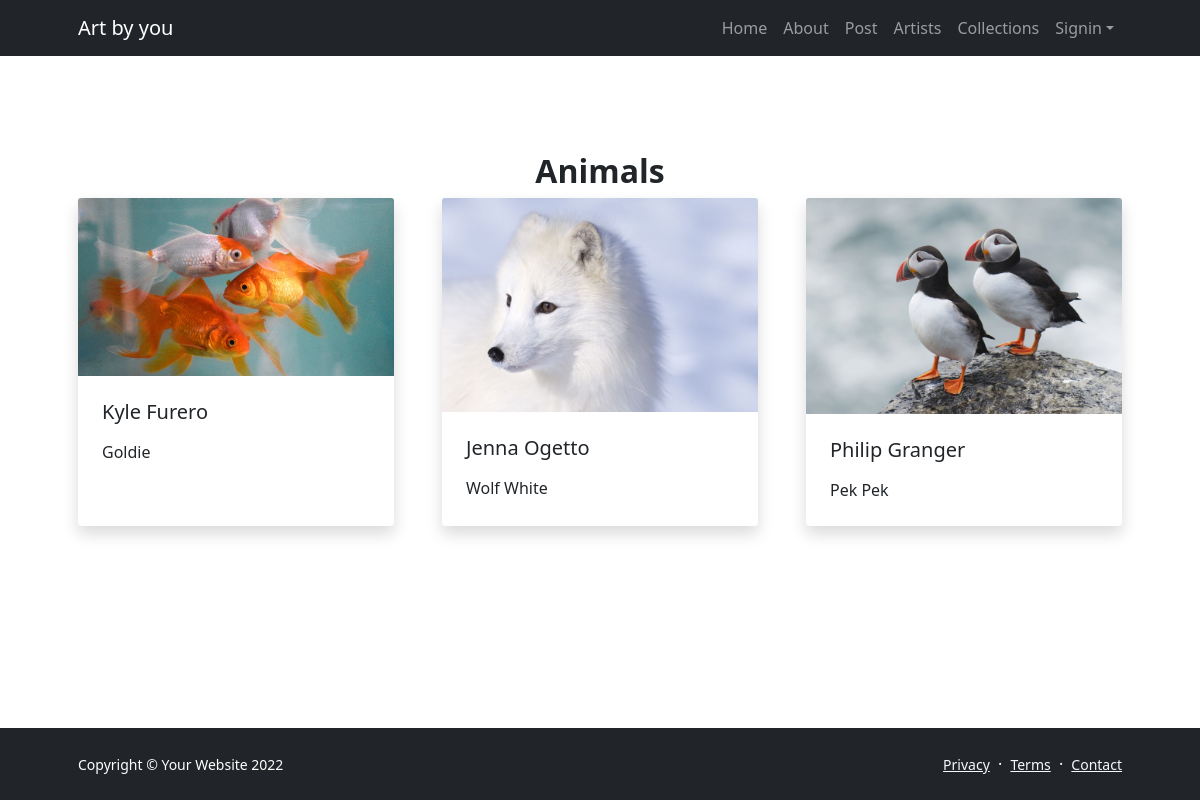
The page /themes.php?theme=Animals on the database its author committed.
### tables this page shows
CREATE TABLE `artwork` (
  `ArtID` int(11) NOT NULL,
  `Title` varchar(100) NOT NULL,
  `ArtImage` varchar(50) NOT NULL,
  `ThemeID` int(11) NOT NULL,
  `ArtistID` int(11) NOT NULL
);

CREATE TABLE `artists` (
  `ArtistID` int(11) NOT NULL,
  `Name` varchar(100) NOT NULL,
  `ArtistImage` varchar(50) NOT NULL,
  `Type` varchar(100) NOT NULL,
  `Description` text NOT NULL
);

### themes.php (the view, shortened to what this page needs)
<!DOCTYPE html>
<html lang="en">
<head>
    <link href="https://cdn.jsdelivr.net/npm/bootstrap-icons@1.5.0/font/bootstrap-icons.css" rel="stylesheet" />
    <link href="css/styles.css" rel="stylesheet" />
</head>
<body class="d-flex flex-column h-100">
    <main class="flex-shrink-0">
        <nav class="navbar navbar-expand-lg navbar-dark bg-dark">
            <div class="container px-5">
                <a class="navbar-brand" href="index.php">Art by you</a>
                <div class="collapse navbar-collapse" id="navbarSupportedContent">
                    <ul class="navbar-nav ms-auto mb-2 mb-lg-0">
                        <li class="nav-item"><a class="nav-link" href="index.php">Home</a></li>
                        <li class="nav-item"><a class="nav-link" href="about.php">About</a></li>
                        <li class="nav-item"><a class="nav-link" href="post.php">Post</a></li>
                        <li class="nav-item"><a class="nav-link" href="artist.php">Artists</a></li>
                        <li class="nav-item"><a class="nav-link" href="collections_T.php">Collections</a></li>
                        <li class="nav-item dropdown">
                                <a class="nav-link dropdown-toggle" id="navbarDropdownBlog" href="#" role="button" data-bs-toggle="dropdown" aria-expanded="false">Signin</a>
                            </li>
                    </ul>
                </div>
            </div>
        </nav>
            <section class="py-5">
                <div class="container px-5 my-5">
                                    <?php
                                    $theme= $_GET['theme'];
                                    $output1=<<<html
                                                <div class="row gx-5 justify-content-center">
                                                <div class="col-lg-8 col-xl-6">
                                                    <div class="text-center">
                                                        <h2 class="fw-bolder">$theme</h2>
                                                    </div>
                                                </div>
                                            </div>
                                            html;
                                            echo $output1;
                                    ?>
                    <div class="row gx-5">
                                <?php
                                    require_once 'serverLogin.php';
                                    $conn = mysqli_connect($db_hostname, $db_username, $db_password, $db_database);
                                        $myquery ="SELECT ArtImage, Title, Name
                                        FROM artwork artW, artists a, themes t
                                        WHERE artW.ThemeID = t.ThemeID
                                        AND t.Theme = '$theme'
                                        AND a.ArtistID = artW.ArtistID ";
                                        if($result = $conn->query($myquery)){
                                            while ($line =$result->fetch_assoc()){
                                                $themeImage = $line["ArtImage"];
                                                $Desciption = $line["Title"];
                                                $artistName = $line["Name"];
                                                $output = <<<HTML
                                                <div class="col-lg-4 mb-5">
                                                    <div class="card h-100 shadow border-0">
                                                        <img class="card-img-top" src="$themeImage" alt="..." />
                                                        <div class="card-body p-4">
                                                            <h5 class="card-title mb-3"><a class="text-decoration-none link-dark stretched-link" href="aboutArtist.php?name=$artistName">$artistName</a></h5>
                                                        <p class="card-text mb-0">$Desciption</p>
                                                        </div>
                                                    </div>
                                                </div>
                                                HTML;
                                                echo $output;
                                            }
                                        }
                                ?>
                    </div>
                </div>
            </section>
        </main>
        <footer class="bg-dark py-4 mt-auto">
            <div class="container px-5">
                <div class="row align-items-center justify-content-between flex-column flex-sm-row">
                    <div class="col-auto"><div class="small m-0 text-white">Copyright &copy; Your Website 2022</div></div>
                    <div class="col-auto">
                        <a class="link-light small" href="#!">Privacy</a>
                        <span class="text-white mx-1">&middot;</span>
                        <a class="link-light small" href="#!">Terms</a>
                        <span class="text-white mx-1">&middot;</span>
                        <a class="link-light small" href="#!">Contact</a>
                    </div>
                </div>
            </div>
        </footer>
    </body>
</html>

### rows shown on the page
artwork: ArtImage (picture), ArtistID.Name "Kyle Furero", Title "Goldie"
artwork: ArtImage (picture), ArtistID.Name "Jenna Ogetto", Title "Wolf White"
artwork: ArtImage (picture), ArtistID.Name "Philip Granger", Title "Pek Pek"

### other values the page prints
$theme "Animals"
